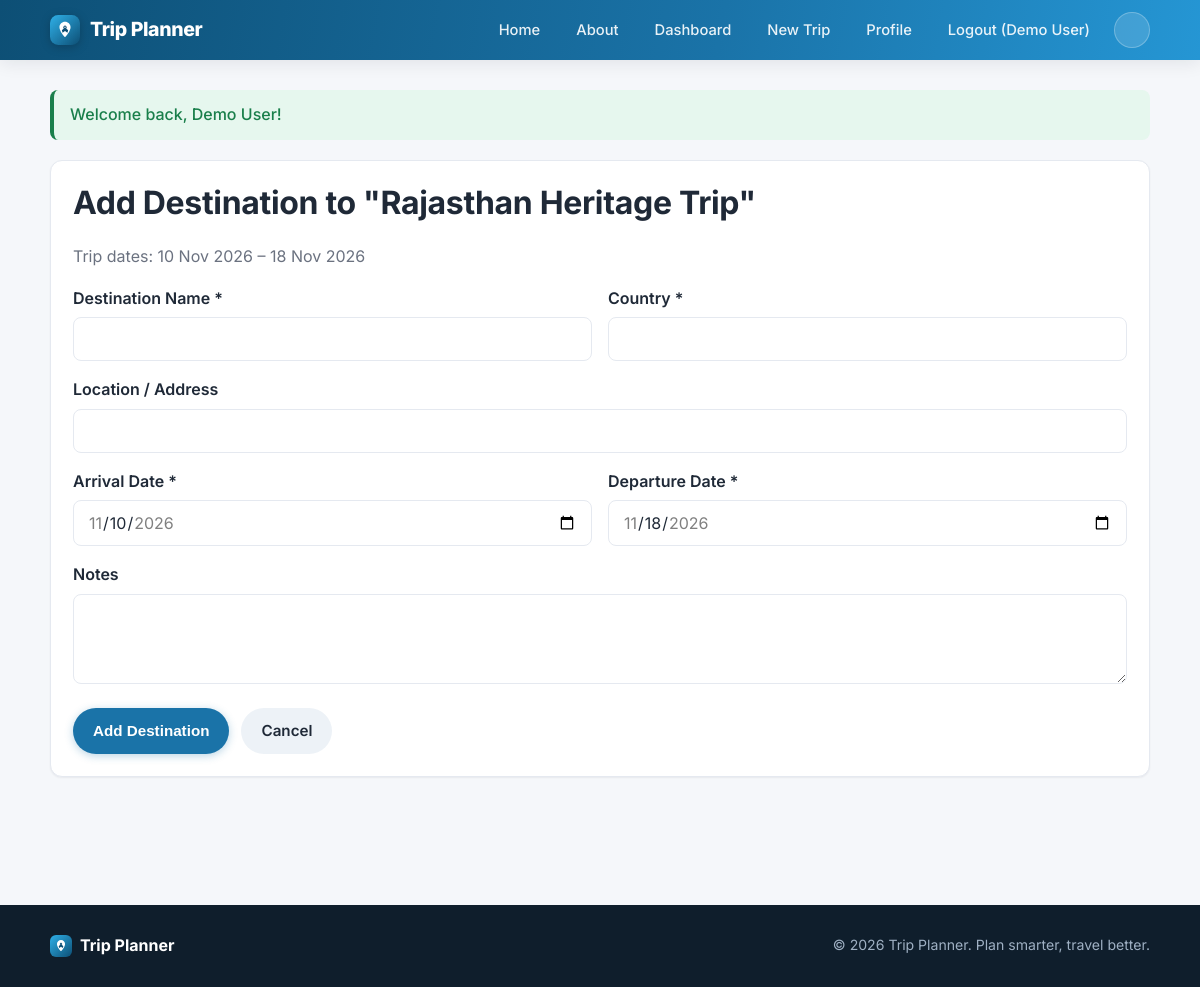
Screenshot of /add-destination.php?trip_id=1 (signed in) with the database file from the repository.
### tables this page shows
CREATE TABLE users (
    id INT UNSIGNED AUTO_INCREMENT PRIMARY KEY,
    name VARCHAR(100) NOT NULL,
    email VARCHAR(150) NOT NULL UNIQUE,
    password_hash VARCHAR(255) NOT NULL,
    role ENUM('user','admin') NOT NULL DEFAULT 'user',
    status ENUM('active','inactive') NOT NULL DEFAULT 'active',
    created_at TIMESTAMP DEFAULT CURRENT_TIMESTAMP,
    updated_at TIMESTAMP DEFAULT CURRENT_TIMESTAMP ON UPDATE CURRENT_TIMESTAMP,
    INDEX idx_users_email (email),
    INDEX idx_users_role (role)
);

CREATE TABLE trips (
    id INT UNSIGNED AUTO_INCREMENT PRIMARY KEY,
    user_id INT UNSIGNED NOT NULL,
    name VARCHAR(150) NOT NULL,
    description TEXT,
    cover_image VARCHAR(255) DEFAULT NULL,
    notes TEXT,
    start_date DATE NOT NULL,
    end_date DATE NOT NULL,
    status ENUM('planned','ongoing','completed','cancelled') NOT NULL DEFAULT 'planned',
    created_at TIMESTAMP DEFAULT CURRENT_TIMESTAMP,
    updated_at TIMESTAMP DEFAULT CURRENT_TIMESTAMP ON UPDATE CURRENT_TIMESTAMP,
    CONSTRAINT fk_trips_user FOREIGN KEY (user_id) REFERENCES users(id) ON DELETE CASCADE,
    INDEX idx_trips_user (user_id),
    INDEX idx_trips_status (status)
);

### includes/auth.php (called while the page is built, shortened)
<?php
require_once __DIR__ . '/functions.php';
function isLoggedIn(): bool
{
    return !empty($_SESSION['user_id']);
}
function currentUser(): ?array
{
    static $user = null;
    if ($user === null) {
        $pdo = getDB();
        $stmt = $pdo->prepare('SELECT id, name, email, role, status FROM users WHERE id = ?');
        $stmt->execute([$_SESSION['user_id']]);
        $user = $stmt->fetch() ?: null;
    }
    return $user;
}
function requireLogin(): array
{
    $user = currentUser();
    return $user;
}

### includes/functions.php (called while the page is built, shortened)
<?php
function e(?string $value): string
{
    return htmlspecialchars($value ?? '', ENT_QUOTES, 'UTF-8');
}
function flash(string $key, ?string $message = null)
{
    if (!empty($_SESSION['flash'][$key])) {
        $msg = $_SESSION['flash'][$key];
        return $msg;
    }
    return null;
}
function formatDate(?string $date): string
{
    $ts = strtotime($date);
    return $ts ? date('d M Y', $ts) : '';
}
function getOwnedTrip(int $tripId, int $userId): ?array
{
    $pdo = getDB();
    $stmt = $pdo->prepare('SELECT * FROM trips WHERE id = ? AND user_id = ?');
    $stmt->execute([$tripId, $userId]);
    $trip = $stmt->fetch();
    return $trip ?: null;
}

### add-destination.php (the view, shortened to what this page needs)
<?php
require_once __DIR__ . '/includes/auth.php';
$user = requireLogin();
$tripId = (int)($_GET['trip_id'] ?? $_POST['trip_id'] ?? 0);
$trip = getOwnedTrip($tripId, $user['id']);
$name = $country = $location = $notes = '';
$arrival_date = $trip['start_date'];
$departure_date = $trip['end_date'];
require_once __DIR__ . '/includes/header.php';
?>
<div class="card">
  <h1 class="mt-0">Add Destination to "<?= e($trip['name']) ?>"</h1>
  <p class="text-muted">Trip dates: <?= e(formatDate($trip['start_date'])) ?> &ndash; <?= e(formatDate($trip['end_date'])) ?></p>
  <form method="post" action="<?= BASE_URL ?>/add-destination.php?trip_id=<?= $tripId ?>" novalidate data-validate>
    <div class="form-row">
      <div class="form-group">
        <label for="name">Destination Name *</label>
        <input type="text" id="name" name="name" required maxlength="150" value="<?= e($name) ?>">
      </div>
      <div class="form-group">
        <label for="country">Country *</label>
        <input type="text" id="country" name="country" required maxlength="100" value="<?= e($country) ?>">
      </div>
    </div>
    <div class="form-group">
      <label for="location">Location / Address</label>
      <input type="text" id="location" name="location" maxlength="255" value="<?= e($location) ?>">
    </div>
    <div class="form-row">
      <div class="form-group">
        <label for="arrival_date">Arrival Date *</label>
        <input type="date" id="arrival_date" name="arrival_date" required min="<?= e($trip['start_date']) ?>" max="<?= e($trip['end_date']) ?>" value="<?= e($arrival_date) ?>">
      </div>
      <div class="form-group">
        <label for="departure_date">Departure Date *</label>
        <input type="date" id="departure_date" name="departure_date" required min="<?= e($trip['start_date']) ?>" max="<?= e($trip['end_date']) ?>" value="<?= e($departure_date) ?>">
      </div>
    </div>
    <div class="form-group">
      <label for="notes">Notes</label>
      <textarea id="notes" name="notes"><?= e($notes) ?></textarea>
    </div>
    <div class="btn-row">
      <button type="submit" class="btn btn-primary">Add Destination</button>
      <a class="btn btn-secondary" href="<?= BASE_URL ?>/trip-details.php?id=<?= $tripId ?>">Cancel</a>
    </div>
  </form>
</div>
<?php require_once __DIR__ . '/includes/footer.php'; ?>

### includes/header.php (shortened to what this page needs)
<?php
require_once __DIR__ . '/functions.php';
require_once __DIR__ . '/icons.php';
$user = function_exists('currentUser') ? currentUser() : null;
?>
<!DOCTYPE html>
<html lang="en">
<head>
<link rel="stylesheet" href="<?= BASE_URL ?>/assets/css/style.css">
</head>
<body>
<header class="site-header">
  <div class="container header-inner">
    <a class="logo" href="<?= BASE_URL ?>/index.php"><img src="<?= BASE_URL ?>/assets/images/logo.svg" width="30" height="30" alt=""> Trip Planner</a>
    <nav class="main-nav" aria-label="Main navigation">
      <ul id="navLinks" class="nav-links">
        <li><a href="<?= BASE_URL ?>/index.php">Home</a></li>
        <li><a href="<?= BASE_URL ?>/about.php">About</a></li>
        <?php if ($user): ?>
          <li><a href="<?= BASE_URL ?>/dashboard.php">Dashboard</a></li>
          <li><a href="<?= BASE_URL ?>/create-trip.php">New Trip</a></li>
          <li><a href="<?= BASE_URL ?>/profile.php">Profile</a></li>
          <li><a href="<?= BASE_URL ?>/logout.php">Logout (<?= e($user['name']) ?>)</a></li>
        <?php else: ?>
          <li><a href="<?= BASE_URL ?>/login.php">Login</a></li>
          <li><a href="<?= BASE_URL ?>/register.php">Register</a></li>
        <?php endif; ?>
        <li><button type="button" id="themeToggle" class="theme-toggle" aria-label="Toggle dark mode" title="Toggle dark mode"><?= icon('moon', 'theme-icon-dark') ?><?= icon('sun', 'theme-icon-light') ?></button></li>
      </ul>
    </nav>
  </div>
</header>
<main class="container main-content">
<?php
$ok  = flash('success');
if ($err): ?>
<?php endif;
if ($ok): ?>
  <div class="alert alert-success" role="alert"><?= e($ok) ?></div>
<?php endif; ?>

### assets/css/style.css (style rules this page uses)
:root { --primary: #1a73a8; --primary-dark: #0d4f75; --primary-light: #2596d4; --accent: #f6a821; --accent-dark: #d98a0e; --bg: #f5f7fa; --card-bg: #ffffff; --text: #1f2937; --muted: #6b7280; --border: #e5e9f0; --success: #1a7f4b; --success-bg: #e6f7ee; --error: #b3261e; --error-bg: #fce9e8; --radius: 12px; --radius-sm: 8px; --shadow-sm: 0 1px 2px rgba(16,24,40,0.06); --shadow-md: 0 4px 16px rgba(16,24,40,0.08); --shadow-lg: 0 12px 32px rgba(16,24,40,0.12); font-size: 16px; }
* { box-sizing: border-box; }
body { margin: 0; font-family: 'Inter', -apple-system, BlinkMacSystemFont, "Segoe UI", Roboto, Helvetica, Arial, sans-serif; background: var(--bg); color: var(--text); line-height: 1.6; -webkit-font-smoothing: antialiased; }
.container { max-width: 1140px; margin: 0 auto; padding: 0 20px; }
a { color: var(--primary); text-decoration: none; transition: color .15s ease; }
h1, h2, h3 { line-height: 1.25; font-weight: 700; letter-spacing: -0.01em; }
.site-header { background: linear-gradient(100deg, var(--primary-dark), var(--primary) 60%, var(--primary-light)); color: #fff; position: sticky; top: 0; z-index: 10; box-shadow: var(--shadow-md); backdrop-filter: saturate(1.1); }
.header-inner { display: flex; align-items: center; justify-content: space-between; padding: 12px 20px; }
.logo { color: #fff; font-weight: 800; font-size: 1.22rem; display: flex; align-items: center; gap: 10px; letter-spacing: -0.02em; }
.logo img { display: block; filter: drop-shadow(0 2px 5px rgba(0,0,0,0.2)); }
.nav-links { list-style: none; display: flex; align-items: center; gap: 4px; margin: 0; padding: 0; flex-wrap: wrap; }
.nav-links a { color: rgba(255,255,255,0.9); font-weight: 500; font-size: 0.92rem; padding: 9px 16px; border-radius: 999px; transition: background .15s ease, color .15s ease; }
.main-content { padding: 30px 20px 60px; min-height: 60vh; }
.alert { padding: 12px 16px; border-radius: var(--radius-sm); margin-bottom: 20px; font-weight: 500; border-left: 4px solid transparent; }
.alert-success { background: var(--success-bg); color: var(--success); border-left-color: var(--success); }
.card { background: var(--card-bg); border: 1px solid var(--border); border-radius: var(--radius); padding: 22px; margin-bottom: 20px; box-shadow: var(--shadow-sm); transition: box-shadow .18s ease, transform .18s ease; }
.btn { display: inline-block; padding: 11px 20px; border-radius: 999px; border: none; font-weight: 600; cursor: pointer; text-align: center; font-size: 0.95rem; transition: all .15s ease; }
.btn-primary { background: var(--primary); color: #fff; box-shadow: 0 2px 8px rgba(26,115,168,0.3); }
.btn-secondary { background: #edf2f7; color: var(--text); }
.btn-row { display: flex; gap: 12px; flex-wrap: wrap; margin-top: 12px; }
.form-group { margin-bottom: 16px; }
label { display: block; font-weight: 600; margin-bottom: 6px; }
input[type=text], input[type=email], input[type=password], input[type=date], input[type=time], input[type=number], input[type=file], textarea, select { width: 100%; padding: 11px 14px; border: 1px solid var(--border); border-radius: var(--radius-sm); font-size: 1rem; font-family: inherit; background: #fff; color: var(--text); transition: border-color .15s ease, box-shadow .15s ease; }
textarea { min-height: 90px; resize: vertical; }
.form-row { display: grid; grid-template-columns: 1fr 1fr; gap: 16px; }
.text-muted { color: var(--muted); }
.mt-0 { margin-top: 0; }
.theme-toggle { background: rgba(255,255,255,0.14); border: 1px solid rgba(255,255,255,0.25); color: #fff; width: 36px; height: 36px; border-radius: 50%; display: flex; align-items: center; justify-content: center; cursor: pointer; margin-left: 4px; }

### rows the page displays
users: name "Demo User"
trips: name "Rajasthan Heritage Trip", start_date "10 Nov 2026", end_date "18 Nov 2026", arrival_date "11/10/2026", departure_date "11/18/2026"

### other values shown
$ok "Welcome back, Demo User!"
